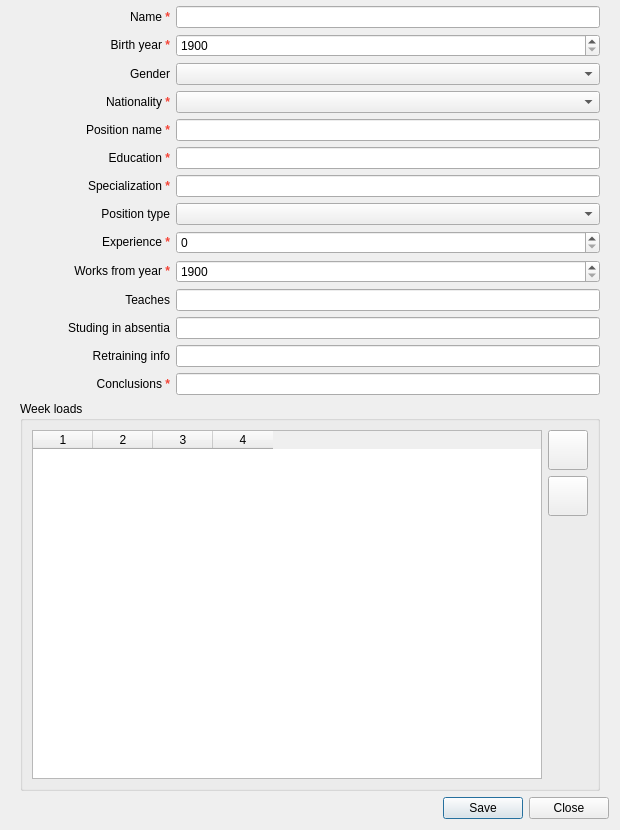
<?xml version="1.0" encoding="UTF-8"?>
<ui version="4.0">
 <class>EmployeeDialog</class>
 <widget class="QDialog" name="EmployeeDialog">
  <property name="windowModality">
   <enum>Qt::WindowModal</enum>
  </property>
  <property name="geometry">
   <rect>
    <x>0</x>
    <y>0</y>
    <width>620</width>
    <height>830</height>
   </rect>
  </property>
  <property name="minimumSize">
   <size>
    <width>620</width>
    <height>0</height>
   </size>
  </property>
  <property name="windowTitle">
   <string>Employee</string>
  </property>
  <property name="windowIcon">
   <iconset resource="resources.qrc">
    <normaloff>:/svg/grey/account.svg</normaloff>:/svg/grey/account.svg</iconset>
  </property>
  <property name="locale">
   <locale language="Ukrainian" country="Ukraine"/>
  </property>
  <layout class="QVBoxLayout" name="verticalLayout">
   <property name="topMargin">
    <number>0</number>
   </property>
   <item>
    <widget class="QScrollArea" name="addTeacherArea">
     <property name="sizePolicy">
      <sizepolicy hsizetype="Expanding" vsizetype="Expanding">
       <horstretch>0</horstretch>
       <verstretch>5</verstretch>
      </sizepolicy>
     </property>
     <property name="frameShape">
      <enum>QFrame::NoFrame</enum>
     </property>
     <property name="widgetResizable">
      <bool>true</bool>
     </property>
     <widget class="QWidget" name="scrollAreaWidget">
      <property name="geometry">
       <rect>
        <x>0</x>
        <y>0</y>
        <width>602</width>
        <height>792</height>
       </rect>
      </property>
      <layout class="QVBoxLayout" name="verticalLayout_7">
       <property name="topMargin">
        <number>0</number>
       </property>
       <property name="bottomMargin">
        <number>0</number>
       </property>
       <item>
        <layout class="QVBoxLayout" name="inputForm">
         <item>
          <layout class="QHBoxLayout" name="horizontalLayout_2">
           <property name="spacing">
            <number>0</number>
           </property>
           <item>
            <widget class="QLabel" name="idLabel">
             <property name="minimumSize">
              <size>
               <width>0</width>
               <height>0</height>
              </size>
             </property>
             <property name="maximumSize">
              <size>
               <width>0</width>
               <height>0</height>
              </size>
             </property>
             <property name="text">
              <string>ID</string>
             </property>
             <property name="alignment">
              <set>Qt::AlignRight|Qt::AlignTrailing|Qt::AlignVCenter</set>
             </property>
            </widget>
           </item>
           <item>
            <widget class="QSpinBox" name="idBox">
             <property name="sizePolicy">
              <sizepolicy hsizetype="Minimum" vsizetype="Fixed">
               <horstretch>1</horstretch>
               <verstretch>0</verstretch>
              </sizepolicy>
             </property>
             <property name="maximumSize">
              <size>
               <width>0</width>
               <height>0</height>
              </size>
             </property>
             <property name="readOnly">
              <bool>true</bool>
             </property>
            </widget>
           </item>
          </layout>
         </item>
         <item>
          <layout class="QHBoxLayout" name="horizontalLayout_3">
           <item>
            <widget class="QLabel" name="nameLabel">
             <property name="minimumSize">
              <size>
               <width>150</width>
               <height>0</height>
              </size>
             </property>
             <property name="maximumSize">
              <size>
               <width>150</width>
               <height>16777215</height>
              </size>
             </property>
             <property name="text">
              <string>Name &lt;b style=&quot;color: #F44336;&quot;&gt;*&lt;/b&gt;</string>
             </property>
             <property name="textFormat">
              <enum>Qt::RichText</enum>
             </property>
             <property name="alignment">
              <set>Qt::AlignRight|Qt::AlignTrailing|Qt::AlignVCenter</set>
             </property>
            </widget>
           </item>
           <item>
            <widget class="QLineEdit" name="nameEdit">
             <property name="sizePolicy">
              <sizepolicy hsizetype="Expanding" vsizetype="Fixed">
               <horstretch>1</horstretch>
               <verstretch>0</verstretch>
              </sizepolicy>
             </property>
             <property name="minimumSize">
              <size>
               <width>0</width>
               <height>0</height>
              </size>
             </property>
            </widget>
           </item>
          </layout>
         </item>
         <item>
          <layout class="QHBoxLayout" name="horizontalLayout_4">
           <item>
            <widget class="QLabel" name="birthYearLabel">
             <property name="minimumSize">
              <size>
               <width>150</width>
               <height>0</height>
              </size>
             </property>
             <property name="maximumSize">
              <size>
               <width>150</width>
               <height>16777215</height>
              </size>
             </property>
             <property name="text">
              <string>Birth year &lt;b style=&quot;color: #F44336;&quot;&gt;*&lt;/b&gt;</string>
             </property>
             <property name="alignment">
              <set>Qt::AlignRight|Qt::AlignTrailing|Qt::AlignVCenter</set>
             </property>
            </widget>
           </item>
           <item>
            <widget class="QSpinBox" name="birthYearEdit">
             <property name="sizePolicy">
              <sizepolicy hsizetype="Minimum" vsizetype="Fixed">
               <horstretch>1</horstretch>
               <verstretch>0</verstretch>
              </sizepolicy>
             </property>
             <property name="minimum">
              <number>1900</number>
             </property>
             <property name="maximum">
              <number>2100</number>
             </property>
            </widget>
           </item>
          </layout>
         </item>
         <item>
          <layout class="QHBoxLayout" name="horizontalLayout_5">
           <item>
            <widget class="QLabel" name="genderLabel">
             <property name="minimumSize">
              <size>
               <width>150</width>
               <height>0</height>
              </size>
             </property>
             <property name="maximumSize">
              <size>
               <width>150</width>
               <height>16777215</height>
              </size>
             </property>
             <property name="text">
              <string>Gender</string>
             </property>
             <property name="alignment">
              <set>Qt::AlignRight|Qt::AlignTrailing|Qt::AlignVCenter</set>
             </property>
            </widget>
           </item>
           <item>
            <widget class="QComboBox" name="genderBox">
             <property name="sizePolicy">
              <sizepolicy hsizetype="Preferred" vsizetype="Fixed">
               <horstretch>1</horstretch>
               <verstretch>0</verstretch>
              </sizepolicy>
             </property>
             <property name="cursor">
              <cursorShape>PointingHandCursor</cursorShape>
             </property>
            </widget>
           </item>
          </layout>
         </item>
         <item>
          <layout class="QHBoxLayout" name="horizontalLayout_6">
           <item>
            <widget class="QLabel" name="nationalityLabel">
             <property name="sizePolicy">
              <sizepolicy hsizetype="Minimum" vsizetype="Preferred">
               <horstretch>0</horstretch>
               <verstretch>0</verstretch>
              </sizepolicy>
             </property>
             <property name="minimumSize">
              <size>
               <width>150</width>
               <height>0</height>
              </size>
             </property>
             <property name="maximumSize">
              <size>
               <width>150</width>
               <height>16777215</height>
              </size>
             </property>
             <property name="text">
              <string>Nationality &lt;b style=&quot;color: #F44336;&quot;&gt;*&lt;/b&gt;</string>
             </property>
             <property name="alignment">
              <set>Qt::AlignRight|Qt::AlignTrailing|Qt::AlignVCenter</set>
             </property>
            </widget>
           </item>
           <item>
            <widget class="QComboBox" name="nationalityBox">
             <property name="sizePolicy">
              <sizepolicy hsizetype="Preferred" vsizetype="Fixed">
               <horstretch>1</horstretch>
               <verstretch>0</verstretch>
              </sizepolicy>
             </property>
             <property name="cursor">
              <cursorShape>PointingHandCursor</cursorShape>
             </property>
            </widget>
           </item>
          </layout>
         </item>
         <item>
          <layout class="QHBoxLayout" name="horizontalLayout_7">
           <item>
            <widget class="QLabel" name="positionNameLabel">
             <property name="minimumSize">
              <size>
               <width>150</width>
               <height>0</height>
              </size>
             </property>
             <property name="maximumSize">
              <size>
               <width>150</width>
               <height>16777215</height>
              </size>
             </property>
             <property name="text">
              <string>Position name &lt;b style=&quot;color: #F44336;&quot;&gt;*&lt;/b&gt;</string>
             </property>
             <property name="alignment">
              <set>Qt::AlignRight|Qt::AlignTrailing|Qt::AlignVCenter</set>
             </property>
            </widget>
           </item>
           <item>
            <widget class="QLineEdit" name="positionNameEdit">
             <property name="sizePolicy">
              <sizepolicy hsizetype="Expanding" vsizetype="Fixed">
               <horstretch>1</horstretch>
               <verstretch>0</verstretch>
              </sizepolicy>
             </property>
             <property name="minimumSize">
              <size>
               <width>0</width>
               <height>0</height>
              </size>
             </property>
            </widget>
           </item>
          </layout>
         </item>
         <item>
          <layout class="QHBoxLayout" name="horizontalLayout_8">
           <item>
            <widget class="QLabel" name="educationLabel">
             <property name="minimumSize">
              <size>
               <width>150</width>
               <height>0</height>
              </size>
             </property>
             <property name="maximumSize">
              <size>
               <width>150</width>
               <height>16777215</height>
              </size>
             </property>
             <property name="text">
              <string>Education &lt;b style=&quot;color: #F44336;&quot;&gt;*&lt;/b&gt;</string>
             </property>
             <property name="alignment">
              <set>Qt::AlignRight|Qt::AlignTrailing|Qt::AlignVCenter</set>
             </property>
            </widget>
           </item>
           <item>
            <widget class="QLineEdit" name="educationEdit">
             <property name="sizePolicy">
              <sizepolicy hsizetype="Expanding" vsizetype="Fixed">
               <horstretch>1</horstretch>
               <verstretch>0</verstretch>
              </sizepolicy>
             </property>
             <property name="minimumSize">
              <size>
               <width>0</width>
               <height>0</height>
              </size>
             </property>
            </widget>
           </item>
          </layout>
         </item>
         <item>
          <layout class="QHBoxLayout" name="horizontalLayout_9">
           <item>
            <widget class="QLabel" name="specializationLabel">
             <property name="minimumSize">
              <size>
               <width>150</width>
               <height>0</height>
              </size>
             </property>
             <property name="maximumSize">
              <size>
               <width>150</width>
               <height>16777215</height>
              </size>
             </property>
             <property name="text">
              <string>Specialization &lt;b style=&quot;color: #F44336;&quot;&gt;*&lt;/b&gt;</string>
             </property>
             <property name="alignment">
              <set>Qt::AlignRight|Qt::AlignTrailing|Qt::AlignVCenter</set>
             </property>
            </widget>
           </item>
           <item>
            <widget class="QLineEdit" name="specializationEdit">
             <property name="sizePolicy">
              <sizepolicy hsizetype="Expanding" vsizetype="Fixed">
               <horstretch>1</horstretch>
               <verstretch>0</verstretch>
              </sizepolicy>
             </property>
             <property name="minimumSize">
              <size>
               <width>0</width>
               <height>0</height>
              </size>
             </property>
            </widget>
           </item>
          </layout>
         </item>
         <item>
          <layout class="QHBoxLayout" name="horizontalLayout_10">
           <item>
            <widget class="QLabel" name="positionTypeLabel">
             <property name="minimumSize">
              <size>
               <width>150</width>
               <height>0</height>
              </size>
             </property>
             <property name="maximumSize">
              <size>
               <width>150</width>
               <height>16777215</height>
              </size>
             </property>
             <property name="text">
              <string>Position type</string>
             </property>
             <property name="alignment">
              <set>Qt::AlignRight|Qt::AlignTrailing|Qt::AlignVCenter</set>
             </property>
            </widget>
           </item>
           <item>
            <widget class="QComboBox" name="positionTypeBox">
             <property name="sizePolicy">
              <sizepolicy hsizetype="Preferred" vsizetype="Fixed">
               <horstretch>1</horstretch>
               <verstretch>0</verstretch>
              </sizepolicy>
             </property>
             <property name="minimumSize">
              <size>
               <width>0</width>
               <height>0</height>
              </size>
             </property>
             <property name="cursor">
              <cursorShape>PointingHandCursor</cursorShape>
             </property>
            </widget>
           </item>
          </layout>
         </item>
         <item>
          <layout class="QHBoxLayout" name="horizontalLayout_11">
           <item>
            <widget class="QLabel" name="experienceLabel">
             <property name="minimumSize">
              <size>
               <width>150</width>
               <height>0</height>
              </size>
             </property>
             <property name="maximumSize">
              <size>
               <width>150</width>
               <height>16777215</height>
              </size>
             </property>
             <property name="text">
              <string>Experience &lt;b style=&quot;color: #F44336;&quot;&gt;*&lt;/b&gt;</string>
             </property>
             <property name="alignment">
              <set>Qt::AlignRight|Qt::AlignTrailing|Qt::AlignVCenter</set>
             </property>
            </widget>
           </item>
           <item>
            <widget class="QSpinBox" name="experienceEdit">
             <property name="sizePolicy">
              <sizepolicy hsizetype="Minimum" vsizetype="Fixed">
               <horstretch>1</horstretch>
               <verstretch>0</verstretch>
              </sizepolicy>
             </property>
             <property name="minimumSize">
              <size>
               <width>0</width>
               <height>0</height>
              </size>
             </property>
            </widget>
           </item>
          </layout>
         </item>
         <item>
          <layout class="QHBoxLayout" name="horizontalLayout_12">
           <item>
            <widget class="QLabel" name="worksFromYearLabel">
             <property name="minimumSize">
              <size>
               <width>150</width>
               <height>0</height>
              </size>
             </property>
             <property name="maximumSize">
              <size>
               <width>150</width>
               <height>16777215</height>
              </size>
             </property>
             <property name="text">
              <string>Works from year &lt;b style=&quot;color: #F44336;&quot;&gt;*&lt;/b&gt;</string>
             </property>
             <property name="alignment">
              <set>Qt::AlignRight|Qt::AlignTrailing|Qt::AlignVCenter</set>
             </property>
            </widget>
           </item>
           <item>
            <widget class="QSpinBox" name="worksFromYearEdit">
             <property name="sizePolicy">
              <sizepolicy hsizetype="Minimum" vsizetype="Fixed">
               <horstretch>1</horstretch>
               <verstretch>0</verstretch>
              </sizepolicy>
             </property>
             <property name="minimumSize">
              <size>
               <width>0</width>
               <height>0</height>
              </size>
             </property>
             <property name="minimum">
              <number>1900</number>
             </property>
             <property name="maximum">
              <number>2100</number>
             </property>
            </widget>
           </item>
          </layout>
         </item>
         <item>
          <layout class="QHBoxLayout" name="horizontalLayout_13">
           <item>
            <widget class="QLabel" name="label_3">
             <property name="minimumSize">
              <size>
               <width>150</width>
               <height>0</height>
              </size>
             </property>
             <property name="maximumSize">
              <size>
               <width>150</width>
               <height>16777215</height>
              </size>
             </property>
             <property name="text">
              <string>Teaches</string>
             </property>
             <property name="alignment">
              <set>Qt::AlignRight|Qt::AlignTrailing|Qt::AlignVCenter</set>
             </property>
            </widget>
           </item>
           <item>
            <widget class="QLineEdit" name="teachesEdit">
             <property name="sizePolicy">
              <sizepolicy hsizetype="Expanding" vsizetype="Fixed">
               <horstretch>1</horstretch>
               <verstretch>0</verstretch>
              </sizepolicy>
             </property>
             <property name="minimumSize">
              <size>
               <width>0</width>
               <height>0</height>
              </size>
             </property>
            </widget>
           </item>
          </layout>
         </item>
         <item>
          <layout class="QHBoxLayout" name="horizontalLayout_14">
           <item>
            <widget class="QLabel" name="label_5">
             <property name="minimumSize">
              <size>
               <width>150</width>
               <height>0</height>
              </size>
             </property>
             <property name="maximumSize">
              <size>
               <width>150</width>
               <height>16777215</height>
              </size>
             </property>
             <property name="text">
              <string>Studing in absentia</string>
             </property>
             <property name="alignment">
              <set>Qt::AlignRight|Qt::AlignTrailing|Qt::AlignVCenter</set>
             </property>
            </widget>
           </item>
           <item>
            <widget class="QLineEdit" name="studingInAbsentiaEdit">
             <property name="sizePolicy">
              <sizepolicy hsizetype="Expanding" vsizetype="Fixed">
               <horstretch>1</horstretch>
               <verstretch>0</verstretch>
              </sizepolicy>
             </property>
             <property name="minimumSize">
              <size>
               <width>0</width>
               <height>0</height>
              </size>
             </property>
            </widget>
           </item>
          </layout>
         </item>
         <item>
          <layout class="QHBoxLayout" name="horizontalLayout_15">
           <item>
            <widget class="QLabel" name="label_6">
             <property name="minimumSize">
              <size>
               <width>150</width>
               <height>0</height>
              </size>
             </property>
             <property name="maximumSize">
              <size>
               <width>150</width>
               <height>16777215</height>
              </size>
             </property>
             <property name="text">
              <string>Retraining info</string>
             </property>
             <property name="alignment">
              <set>Qt::AlignRight|Qt::AlignTrailing|Qt::AlignVCenter</set>
             </property>
            </widget>
           </item>
           <item>
            <widget class="QLineEdit" name="retrainingInformationEdit">
             <property name="sizePolicy">
              <sizepolicy hsizetype="Expanding" vsizetype="Fixed">
               <horstretch>1</horstretch>
               <verstretch>0</verstretch>
              </sizepolicy>
             </property>
             <property name="minimumSize">
              <size>
               <width>0</width>
               <height>0</height>
              </size>
             </property>
            </widget>
           </item>
          </layout>
         </item>
         <item>
          <layout class="QHBoxLayout" name="horizontalLayout_16">
           <item>
            <widget class="QLabel" name="label_7">
             <property name="minimumSize">
              <size>
               <width>150</width>
               <height>0</height>
              </size>
             </property>
             <property name="maximumSize">
              <size>
               <width>150</width>
               <height>16777215</height>
              </size>
             </property>
             <property name="toolTip">
              <string>123</string>
             </property>
             <property name="whatsThis">
              <string>This is paltoThis is paltoThis is paltoThis is paltoThis is paltoThis is paltoThis is paltoThis is paltoThis is paltoThis is paltoThis is palto</string>
             </property>
             <property name="text">
              <string>Conclusions &lt;b style=&quot;color: #F44336;&quot;&gt;*&lt;/b&gt;</string>
             </property>
             <property name="alignment">
              <set>Qt::AlignRight|Qt::AlignTrailing|Qt::AlignVCenter</set>
             </property>
            </widget>
           </item>
           <item>
            <widget class="QLineEdit" name="conclusionsEdit">
             <property name="sizePolicy">
              <sizepolicy hsizetype="Expanding" vsizetype="Fixed">
               <horstretch>1</horstretch>
               <verstretch>0</verstretch>
              </sizepolicy>
             </property>
             <property name="minimumSize">
              <size>
               <width>0</width>
               <height>0</height>
              </size>
             </property>
            </widget>
           </item>
          </layout>
         </item>
        </layout>
       </item>
       <item>
        <widget class="QGroupBox" name="weekLoadForm">
         <property name="title">
          <string>Week loads</string>
         </property>
         <layout class="QHBoxLayout" name="horizontalLayout">
          <item>
           <widget class="QTableWidget" name="weekLoadsTable">
            <property name="minimumSize">
             <size>
              <width>500</width>
              <height>100</height>
             </size>
            </property>
            <property name="selectionBehavior">
             <enum>QAbstractItemView::SelectRows</enum>
            </property>
            <property name="verticalScrollMode">
             <enum>QAbstractItemView::ScrollPerPixel</enum>
            </property>
            <property name="horizontalScrollMode">
             <enum>QAbstractItemView::ScrollPerPixel</enum>
            </property>
            <property name="sortingEnabled">
             <bool>false</bool>
            </property>
            <property name="columnCount">
             <number>4</number>
            </property>
            <attribute name="horizontalHeaderDefaultSectionSize">
             <number>60</number>
            </attribute>
            <column/>
            <column/>
            <column/>
            <column/>
           </widget>
          </item>
          <item>
           <layout class="QVBoxLayout" name="verticalLayout_2">
            <item>
             <widget class="QPushButton" name="addLoadButton">
              <property name="minimumSize">
               <size>
                <width>40</width>
                <height>40</height>
               </size>
              </property>
              <property name="maximumSize">
               <size>
                <width>40</width>
                <height>40</height>
               </size>
              </property>
              <property name="cursor">
               <cursorShape>PointingHandCursor</cursorShape>
              </property>
              <property name="text">
               <string/>
              </property>
              <property name="icon">
               <iconset>
                <normaloff>:/icons/plus_black.png</normaloff>:/icons/plus_black.png</iconset>
              </property>
              <property name="iconSize">
               <size>
                <width>16</width>
                <height>16</height>
               </size>
              </property>
             </widget>
            </item>
            <item>
             <widget class="QPushButton" name="removeLoadButton">
              <property name="minimumSize">
               <size>
                <width>40</width>
                <height>40</height>
               </size>
              </property>
              <property name="maximumSize">
               <size>
                <width>40</width>
                <height>40</height>
               </size>
              </property>
              <property name="cursor">
               <cursorShape>PointingHandCursor</cursorShape>
              </property>
              <property name="text">
               <string/>
              </property>
              <property name="icon">
               <iconset>
                <normaloff>:/icons/minus.png</normaloff>:/icons/minus.png</iconset>
              </property>
              <property name="iconSize">
               <size>
                <width>16</width>
                <height>16</height>
               </size>
              </property>
             </widget>
            </item>
            <item>
             <spacer name="verticalSpacer">
              <property name="orientation">
               <enum>Qt::Vertical</enum>
              </property>
              <property name="sizeHint" stdset="0">
               <size>
                <width>20</width>
                <height>40</height>
               </size>
              </property>
             </spacer>
            </item>
           </layout>
          </item>
         </layout>
        </widget>
       </item>
      </layout>
     </widget>
    </widget>
   </item>
   <item>
    <widget class="QDialogButtonBox" name="resultButtons">
     <property name="standardButtons">
      <set>QDialogButtonBox::Close|QDialogButtonBox::Save</set>
     </property>
    </widget>
   </item>
  </layout>
  <action name="actiontext">
   <property name="text">
    <string>text</string>
   </property>
   <property name="toolTip">
    <string>&lt;html&gt;&lt;head/&gt;&lt;body&gt;&lt;p&gt;Hello&lt;/p&gt;&lt;/body&gt;&lt;/html&gt;</string>
   </property>
  </action>
 </widget>
 <resources>
  <include location="resources.qrc"/>
 </resources>
 <connections>
  <connection>
   <sender>resultButtons</sender>
   <signal>rejected()</signal>
   <receiver>EmployeeDialog</receiver>
   <slot>reject()</slot>
   <hints>
    <hint type="sourcelabel">
     <x>455</x>
     <y>823</y>
    </hint>
    <hint type="destinationlabel">
     <x>482</x>
     <y>566</y>
    </hint>
   </hints>
  </connection>
 </connections>
</ui>
